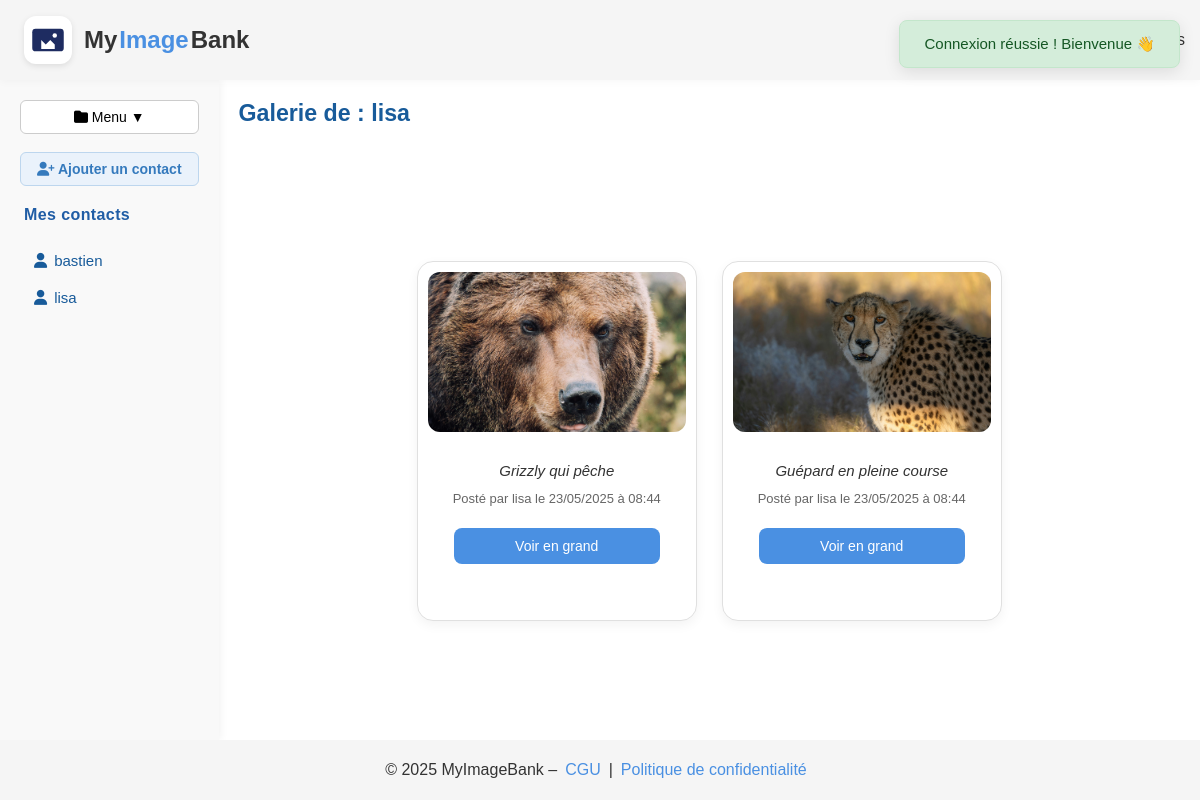
The app's page /gallery.php?user_id=3 (signed in) with its own data.
### tables this page shows
CREATE TABLE users (
    id INT AUTO_INCREMENT PRIMARY KEY,
    login VARCHAR(50) NOT NULL UNIQUE,
    password VARCHAR(255) NOT NULL,
    nom VARCHAR(100),
    prenom VARCHAR(100),
    email VARCHAR(100),
    created_at TIMESTAMP DEFAULT CURRENT_TIMESTAMP
);

CREATE TABLE images (
    id INT AUTO_INCREMENT PRIMARY KEY,
    user_id INT NOT NULL,
    path VARCHAR(255) NOT NULL,
    caption TEXT,
    created_at TIMESTAMP DEFAULT CURRENT_TIMESTAMP,
    FOREIGN KEY (user_id) REFERENCES users(id) ON DELETE CASCADE
);

### src/contact_list.php (called while the page is built)
<?php
function getUserContacts(PDO $pdo, int $userId): array {
    $sql = "SELECT u.id, u.login
            FROM contacts c
            JOIN users u ON c.contact_user_id = u.id
            WHERE c.user_id = ?";
    $stmt = $pdo->prepare($sql);
    $stmt->execute([$userId]);
    return $stmt->fetchAll(PDO::FETCH_ASSOC);
}

### public/gallery.php (the view, shortened to what this page needs)
<?php
$pdo = getDatabaseConnection();
$target_user_id = $_SESSION['user_id'];
$is_contact_gallery = false;
if (isset($_GET['user_id']) && ctype_digit($_GET['user_id'])) {
    $target_user_id = (int)$_GET['user_id'];
    $is_contact_gallery = ($target_user_id !== (int)$_SESSION['user_id']);
}
$stmt = $pdo->prepare("SELECT login FROM users WHERE id = ?");
$stmt->execute([$target_user_id]);
$owner = $stmt->fetch(PDO::FETCH_ASSOC);
$owner_login = $owner ? $owner['login'] : null;
$stmt = $pdo->prepare("
    SELECT images.*, users.login
    FROM images
    JOIN users ON images.user_id = users.id
    WHERE users.id = ?
    ORDER BY images.created_at DESC
");
$stmt->execute([$target_user_id]);
$images = $stmt->fetchAll(PDO::FETCH_ASSOC);
$successMessage = $_SESSION['success_message'] ?? null;
?>
<?php include 'templates/header.php'; ?>
<div class="page-wrapper">
    <?php include 'templates/sidebar.php'; ?>
    <?php if ($successMessage): ?>
    <div class="toast success-toast" id="success-toast">
        <?= htmlspecialchars($successMessage) ?>
    </div>
    <?php endif; ?>
    <main class="gallery-content">
        <?php if ($is_contact_gallery): ?>
            <h2 style="width: 100%;text-align:left;margin-bottom:14px;font-size:1.45rem;color:#185b9a;">
                Galerie de : <?= htmlspecialchars($owner_login) ?>
            </h2>
        <?php endif; ?>
        <?php if (empty($images)): ?>
            <p>Aucune image à afficher pour le moment.</p>
        <?php else: ?>
            <?php foreach ($images as $image): ?>
                <div class="image-card">
                    <div class="image-preview">
                        <img src="<?= htmlspecialchars($image['path']) ?>" alt="image">
                    </div>
                    <p class="image-caption"><?= htmlspecialchars($image['caption']) ?></p>
                    <p class="image-date">
                        Posté par <?= htmlspecialchars($image['login']) ?> le
                        <?= date("d/m/Y à H:i", strtotime($image['created_at'])) ?>
                    </p>
                    <a href="view-larger.php?image_id=<?= $image['id'] ?>" class="btn-view">Voir en grand</a>
                </div>
            <?php endforeach; ?>
        <?php endif; ?>
    </main>
</div>
<?php include 'templates/footer.php'; ?>

### public/templates/sidebar.php (shortened to what this page needs)
<aside class="sidebar">
  <div class="toolbar-row">
    <button class="toolbar-btn" id="menu-toggle">
      <i class="fa-solid fa-folder"></i> Menu ▼
    </button>
    <button class="toolbar-btn add-contact-btn" id="add-contact-btn">
      <i class="fa-solid fa-user-plus"></i> Ajouter un contact
    </button>
  </div>
  <div class="contacts-list">
    <h4>Mes contacts</h4>
    <ul class="contacts-ul">
      <?php
      require_once __DIR__ . '/../../src/contact_list.php';
      $contacts = [];
      if (isset($_SESSION['user_id'])) {
          $pdo = getDatabaseConnection();
          $contacts = getUserContacts($pdo, (int)$_SESSION['user_id']);
      }
      if (empty($contacts)) {
          echo "<li class='contact-li'>Aucun contact.</li>";
      } else {
          foreach ($contacts as $contact) {
              echo '<li class="contact-li">
                      <a href="gallery.php?user_id=' . (int)$contact['id'] . '" class="contact-link">
                        <i class="fa-solid fa-user"></i> ' . htmlspecialchars($contact['login']) . '
                      </a>
                    </li>';
          }
      }
      ?>
    </ul>
  </div>
</aside>

### public/assets/css/base.css (style rules this page uses)
* { box-sizing: border-box; margin: 0; padding: 0; }
html, body { min-height: 100vh; }
body { display: flex; flex-direction: column; font-family: 'Poppins', sans-serif; color: #333; background: #fff; }

### public/assets/css/theme.css (style rules this page uses)
.toolbar-btn { min-width: 90px; font-size: 14px; padding: 8px; border: 1px solid #CCC; border-radius: 6px; background: #fff; cursor: pointer; text-align: center; }
.toast { position: fixed; top: 20px; right: 20px; z-index: 9999; padding: 14px 24px; border-radius: 8px; box-shadow: 0 4px 16px rgba(0,0,0,0.1); font-size: 15px; opacity: 1; transform: translateY(0); transition: all 0.6s ease; }
.success-toast { background-color: #d4edda; color: #155724; border: 1px solid #c3e6cb; }

### public/assets/css/layout.css (style rules this page uses)
.page-wrapper { flex: 1; display: flex; }

### public/assets/css/components/image-card.css (style rules this page uses)
.gallery-content { display: flex; gap: 20px 25px; padding: 20px; width: 100%; max-width: 1200px; justify-content: center; flex-wrap: wrap; }
.image-card { width: 300px; height: 360px; background-color: #fff; border: 1px solid #e0e0e0; border-radius: 16px; box-shadow: 0 4px 12px rgba(0, 0, 0, 0.05); padding: 10px; max-width: 280px; text-align: center; display: flex; flex-direction: column; align-items: center; transition: transform 0.2s ease, box-shadow 0.2s ease; }
.image-preview { width: 100%; height: 160px; background-color: #f5f5f5; border-radius: 12px; margin-bottom: 12px; display: flex; justify-content: center; align-items: center; overflow: hidden; }
.image-preview img { width: 100%; height: 100%; object-fit: cover; }
.image-caption { font-style: italic; font-size: 15px; margin: 8px 0; color: #333; text-align: center; padding: 10px 16px 4px; }
.image-date { font-size: 13px; color: #666; text-align: center; padding: 0 12px 12px; }
.image-card .btn-view { background: #4A90E2; color: white; font-size: 14px; padding: 10px 0; width: 80%; border-radius: 8px; text-decoration: none; transition: background 0.3s; display: block; margin: 10px auto; text-align: center; }

### public/assets/css/templates/sidebar.css (style rules this page uses)
.sidebar { width: 260px; background: #F9F9F9; box-shadow: 2px 0 8px rgba(0,0,0,0.05); padding: 20px; }
.toolbar-row { display: flex; gap: 8px; flex-direction: column; margin-bottom: 16px; }
.toolbar-btn { min-width: 90px; font-size: 14px; padding: 8px; border: 1px solid #CCC; border-radius: 6px; background: #fff; cursor: pointer; text-align: center; transition: background 0.2s; }
.add-contact-btn { margin-top: 10px; background: #eaf2fb; color: #357ABD; font-weight: 600; border: 1px solid #bdd6ee; transition: background 0.2s, color 0.2s; }
.contacts-list { margin-top: 28px; padding-left: 2px; }
.contacts-list h4 { font-size: 16px; color: #205da5; font-weight: 700; margin-bottom: 6px; letter-spacing: 0.4px; }
.contacts-ul { list-style: none; padding: 0; margin: 0; }
.contact-li { margin-bottom: 8px; }
.contact-link { color: #185b9a; font-size: 15px; text-decoration: none; display: flex; align-items: center; gap: 7px; transition: color 0.18s; border-radius: 6px; padding: 6px 10px; }

### public/assets/css/pages/contact.css (style rules this page uses)
.contacts-list { display: flex; flex-direction: column; gap: 16px; margin-top: 20px; padding-left: 4px; }

### records on screen
users: login "bastien"
users: login "lisa"
images: path (picture), caption "Grizzly qui pêche", user.login "lisa", created_at "23/05/2025 à 08:44"
images: path (picture), caption "Guépard en pleine course", user.login "lisa", created_at "23/05/2025 à 08:44"

### other values on screen
$successMessage "Connexion réussie ! Bienvenue 👋"
